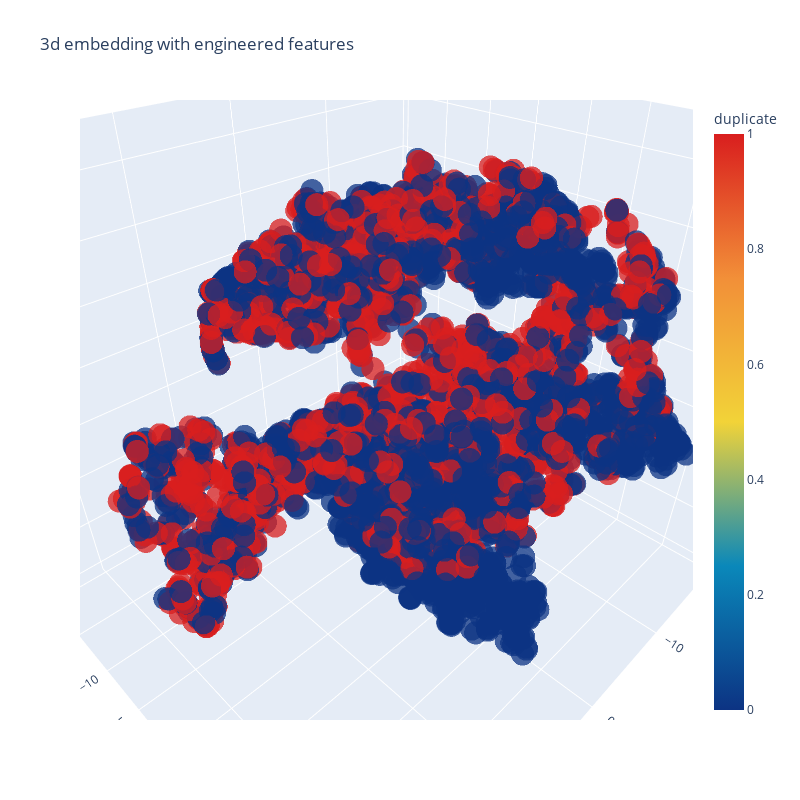

Here is the notebook cell this chart was saved with:
### Code cell
trace1 = go.Scatter3d(
    x=tsne3d[:,0],
    y=tsne3d[:,1],
    z=tsne3d[:,2],
    mode='markers',
    marker=dict(
        sizemode='diameter',
        color = y,
        colorscale = 'Portland',
        colorbar = dict(title = 'duplicate'),
        line=dict(color='rgb(255, 255, 255)'),
        opacity=0.75
    )
)

data=[trace1]
layout=dict(height=800, width=800, title='3d embedding with engineered features')
fig=dict(data=data, layout=layout)
py.iplot(fig, filename='3DBubble')

### Figure 1 — Plotly figure (JSON) as saved in the notebook; plotly's stock layout.template omitted (floating-point values rounded to 4 significant figures; data arrays with more than 128 entries replaced by an {"elided": "..."} marker saying what was removed)
{"data": [{"marker": {"color": {"elided": "5000 int values"}, "colorbar": {"title": {"text": "duplicate"}}, "colorscale": [[0, "rgb(12,51,131)"], [0.25, "rgb(10,136,186)"], [0.5, "rgb(242,211,56)"], [0.75, "rgb(242,143,56)"], [1, "rgb(217,30,30)"]], "line": {"color": "rgb(255, 255, 255)"}, "opacity": 0.75, "sizemode": "diameter"}, "mode": "markers", "type": "scatter3d", "x": {"elided": "5000 float values"}, "y": {"elided": "5000 float values"}, "z": {"elided": "5000 float values"}}], "layout": {"height": 800, "scene": {"aspectmode": "auto", "aspectratio": {"x": 1.089, "y": 0.9707, "z": 0.9459}, "camera": {"center": {"x": 0, "y": 0, "z": 0}, "eye": {"x": 0.7981, "y": 0.7981, "z": 0.7981}, "projection": {"type": "perspective"}, "up": {"x": 0, "y": 0, "z": 1}}}, "title": {"text": "3d embedding with engineered features"}, "width": 800}}
